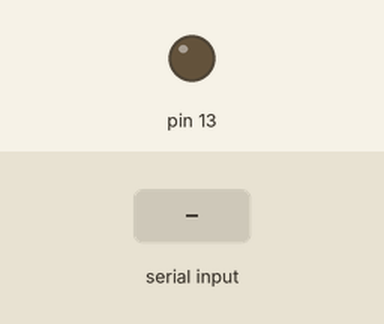
Recording of a sketch running on a simulated Arduino Uno, built with avr-gcc and run on an emulated ATmega328P. Parts: output pins drawn as LEDs (lit = HIGH). The test bench sets the inputs (shaded band). What the sketch prints to the serial monitor is not drawn.

Above: at 2.2 s.
2.3 s: "1" received over Serial
At 3.2 s:
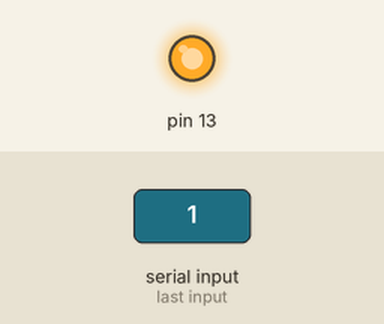
Timing chart, 0 to 5.3 s (numbered marks = the images above; inputs shaded):
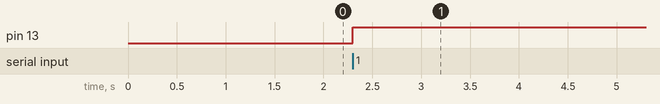

The sketch:

MessingAround.ino
```cpp
void setup() {
  Serial.begin(9600);
  delay(1000);
  Serial.println("Serial Initialized");
  pinMode(13, OUTPUT);
}

void loop() {
  if (Serial.available()){
    digitalWrite(13, HIGH);
  }
  else{
    digitalWrite(13, LOW);
  }
}
```

Measured:
- after the input at 2.3 s, pin 13: LOW → HIGH at once
